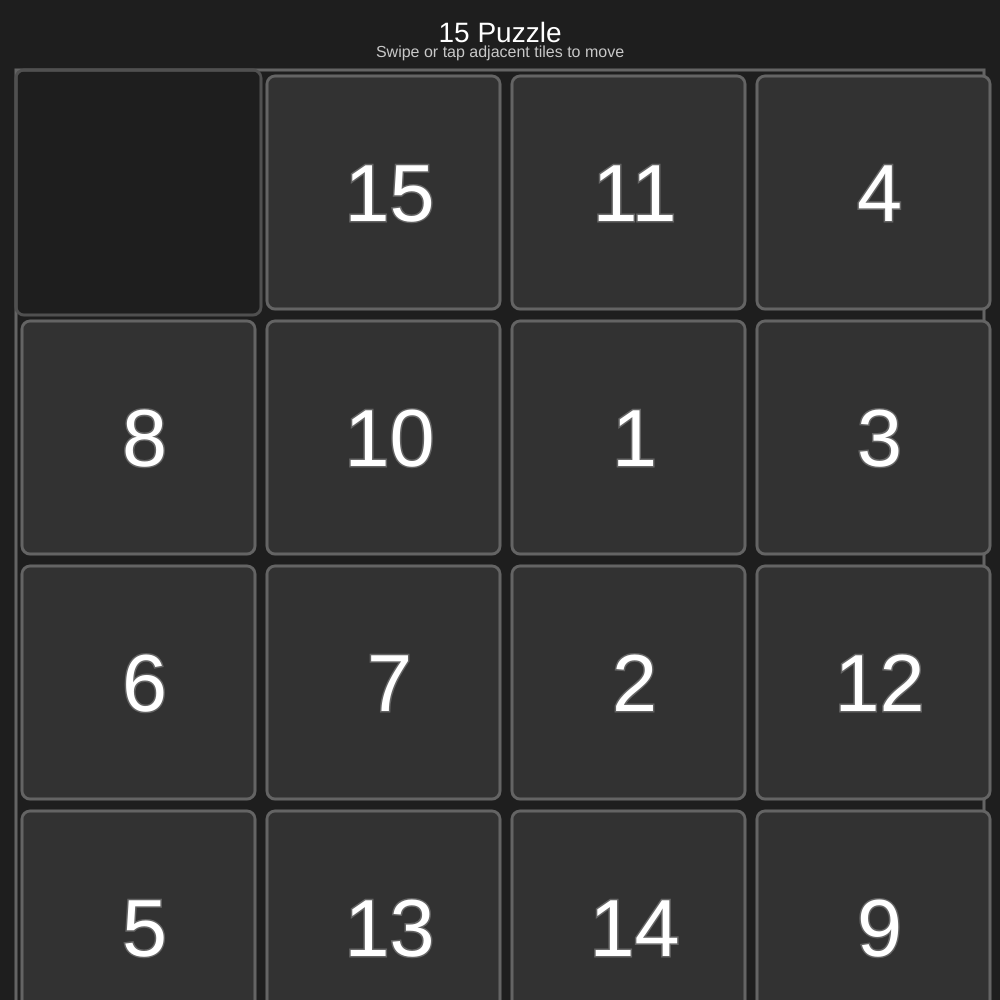
Frame 1 (no input)
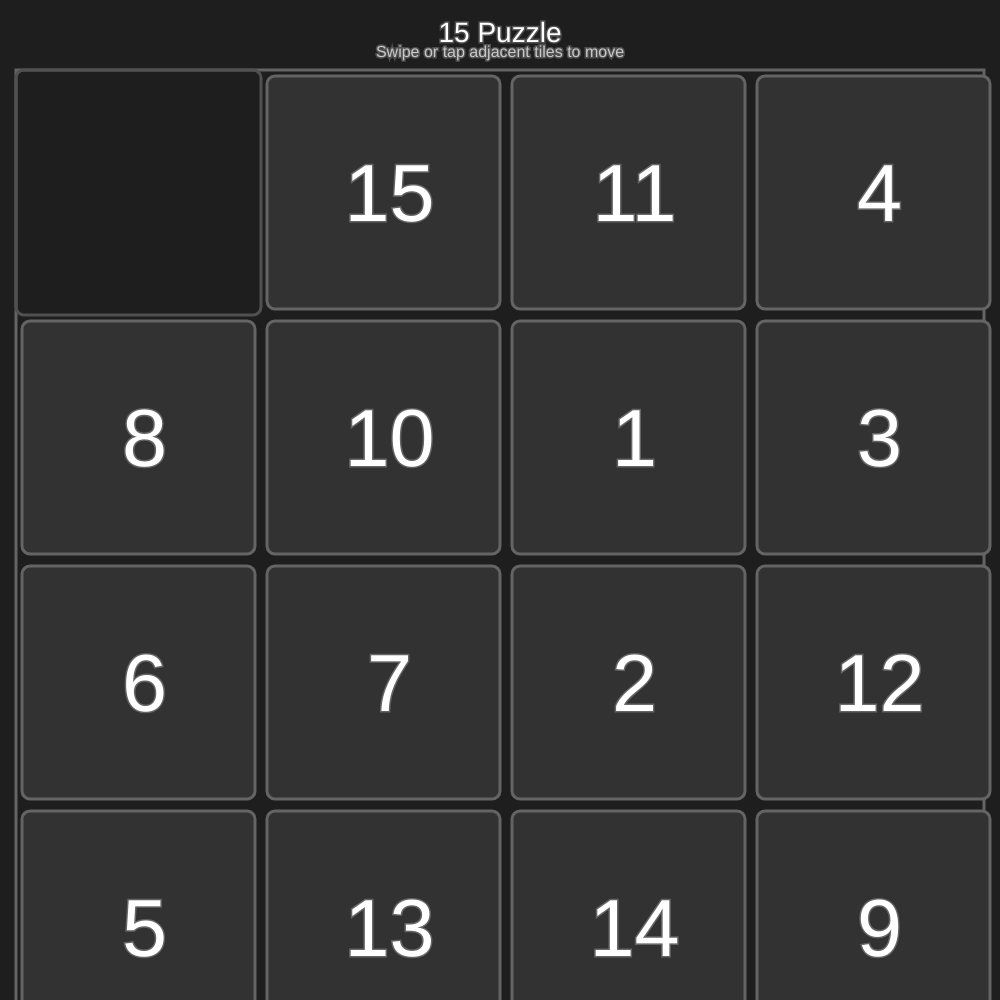
Frame 60 (no input)
Frame 120 (the mouse pressed at the canvas centre since frame 60): identical to frame 60, image omitted

The p5.js sketch that drew these frames (run headless with seeded random() and noise() and a simulated clock; from frame 60 on, the mouse is pressed at the canvas centre):

// p5.js sketch
// ── sketch.js
let grid = [];
let tileSize;
let emptyPos = { x: 3, y: 3 };
let dragStartX, dragStartY;
let isDragging = false;


function setup() {
  let size = min(windowWidth, windowHeight);
  createCanvas(size, size);
  tileSize = floor((size - 20) / 4);
  initGrid();
  shuffleTiles();
}

function draw() {
  background(30);

  // Draw title and instructions
  fill(255);
  textSize(28);
  textAlign(CENTER, TOP);
  text("15 Puzzle", width / 2, 20);

  textSize(16);
  fill(200);
  textAlign(CENTER);
  if (checkWin()) {
    text("You Won! Tap to restart", width / 2, 45);
  } else {
    text("Swipe or tap adjacent tiles to move", width / 2, 45);
  }

  // Draw grid border with better padding
  stroke(100);
  strokeWeight(3);
  noFill();
  rect(width/2 - tileSize*2 + 6, 70, tileSize * 4 - 12, tileSize * 4 - 12);

  // Check win condition and show overlay
  if (checkWin()) {
    fill(0, 180, 0, 150);
    rect(0, 0, width, height);

    fill(255);
    textSize(32);
    textAlign(CENTER, CENTER);
    text("YOU WON!", width / 2, height / 2 - 40);
    textSize(18);
    text("Tap to play again", width / 2, height / 2 + 10);
    return;
  }

  // Draw grid and tiles with adjusted offsets
  for (let row = 0; row < 4; row++) {
    for (let col = 0; col < 4; col++) {
      let tileValue = grid[row][col];

      if (tileValue === 0) continue; // Skip empty space

      let x = width/2 - tileSize*2 + 6 + col * tileSize + 6;
      let y = 70 + row * tileSize + 6;

      // Draw tile background with shadow effect
      fill(50);
      rect(x, y, tileSize - 12, tileSize - 12, 8);

      // Draw number
      fill(255);
      textSize(floor(tileSize / 3));
      textAlign(CENTER, CENTER);
      text(tileValue, x + tileSize/2, y + tileSize/2);
    }
  }

  // Highlight empty space location
  let ex = width/2 - tileSize*2 + 6 + emptyPos.x * tileSize;
  let ey = 70 + emptyPos.y * tileSize;
  stroke(80);
  noFill();
  rect(ex, ey, tileSize, tileSize, 8);
}

function mousePressed() {
  // If won, restart on click/tap
  if (checkWin()) {
    initGrid();
    shuffleTiles();
    return;
  }
  // Calculate grid position from mouse
  let gridX = floor((mouseX - (width/2 - tileSize*2 + 6)) / tileSize);
  let gridY = floor((mouseY - 70) / tileSize);
  if (gridX < 0 || gridX > 3 || gridY < 0 || gridY > 3) return;
  // Check if clicked tile is adjacent to empty
  if (isAdjacent(gridX, gridY, emptyPos.x, emptyPos.y)) {
    swapTile(emptyPos.x, emptyPos.y, gridX, gridY);
  }
}

function touchStarted() {
  mousePressed();
  return false; // prevent default
}

function isAdjacent(x1, y1, x2, y2) {
  return (Math.abs(x1 - x2) + Math.abs(y1 - y2)) === 1;
}

function windowResized() {
  let size = min(windowWidth, windowHeight);
  resizeCanvas(size, size);
  tileSize = floor((size - 20) / 4);
}

// Initialize grid with solved state
function initGrid() {
  for (let row = 0; row < 4; row++) {
    grid[row] = [];
    for (let col = 0; col < 4; col++) {
      let value = row * 4 + col + 1;
      if (row === 3 && col === 3) {
        value = 0; // Empty space at bottom-right
      }
      grid[row][col] = value;
    }
  }
}

// Shuffle tiles by making random valid moves
function shuffleTiles() {
  let previousPos = { x: -1, y: -1 };

  for (let i = 0; i < 300; i++) {
    let neighbors = getNeighbors(emptyPos.x, emptyPos.y);
    // Make sure we don't undo the last move
    neighbors = neighbors.filter(n => !(n.x === previousPos.x && n.y === previousPos.y));

    if (neighbors.length > 0) {
      let randomNeighbor = neighbors[floor(random(neighbors.length))];
      swapTile(emptyPos.x, emptyPos.y, randomNeighbor.x, randomNeighbor.y);
      previousPos = { x: emptyPos.x, y: emptyPos.y };
    }
  }
}

// Get valid neighbor positions for the empty space
function getNeighbors(x, y) {
  let neighbors = [];

  // Check all four directions (up, down, left, right)
  if (y > 0) neighbors.push({ x: x, y: y - 1 }); // Up
  if (y < 3) neighbors.push({ x: x, y: y + 1 }); // Down
  if (x > 0) neighbors.push({ x: x - 1, y: y }); // Left
  if (x < 3) neighbors.push({ x: x + 1, y: y }); // Right

  return neighbors;
}

// Swap tile with empty space
function swapTile(x1, y1, x2, y2) {
  let temp = grid[y1][x1];
  grid[y1][x1] = grid[y2][x2];
  grid[y2][x2] = temp;

  if (y1 === emptyPos.y && x1 === emptyPos.x) {
    emptyPos = { x: x2, y: y2 };
  } else if (y2 === emptyPos.y && x2 === emptyPos.x) {
    emptyPos = { x: x1, y: y1 };
  }
}

// Check if the puzzle is in solved state
function checkWin() {
  for (let row = 0; row < 4; row++) {
    for (let col = 0; col < 4; col++) {
      let expectedValue = row * 4 + col + 1;
      if (row === 3 && col === 3) {
        expectedValue = 0; // Empty space at bottom-right
      }

      if (grid[row][col] !== expectedValue) {
        return false;
      }
    }
  }
  return true;
}
